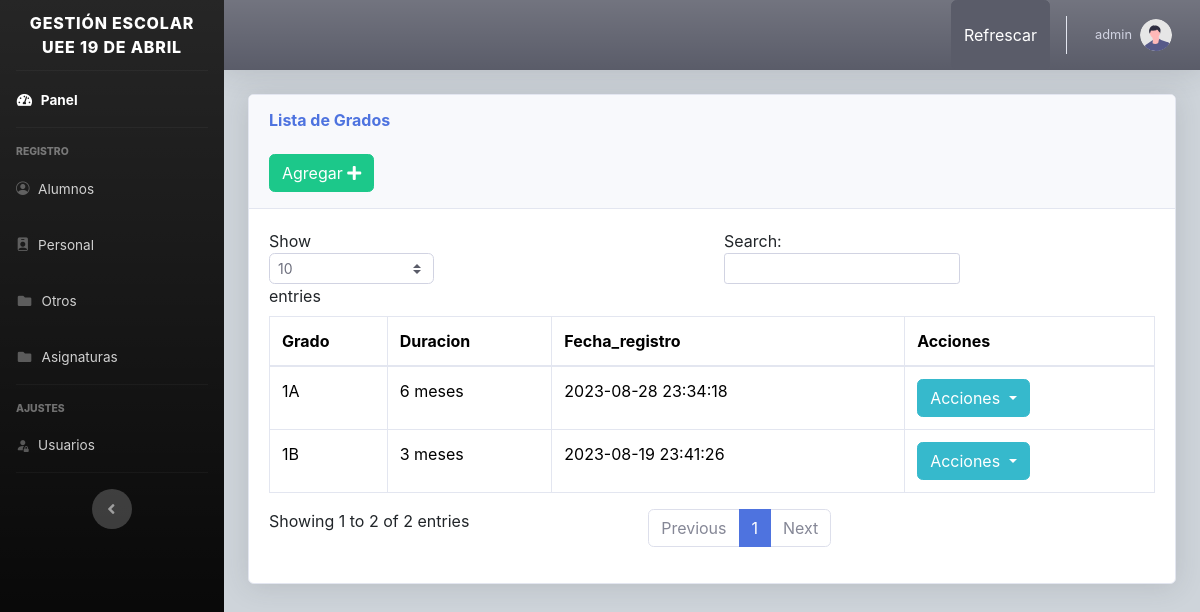
/views/grados.php (signed in), run on the app's committed database.
### tables this page shows
CREATE TABLE `grados` (
  `id` int(11) NOT NULL,
  `descripcion` varchar(150) NOT NULL,
  `duracion` varchar(50) NOT NULL,
  `fecha` timestamp NOT NULL DEFAULT CURRENT_TIMESTAMP ON UPDATE CURRENT_TIMESTAMP
);

### views/grados.php (the view, shortened to what this page needs)
<?php include "../includes/header.php"; ?>
<body id="page-top">
    <div class="container-fluid">
        <div class="card shadow mb-4">
            <div class="card-header py-3">
                <h6 class="m-0 font-weight-bold text-primary">Lista de Grados</h6>
                <?php if ($_SESSION["type"] != 3) { ?>
                    <br>
                    <button type="button" class="btn btn-success" data-bs-toggle="modal" data-bs-target="#grado">
                    <span class="glyphicon glyphicon-plus"></span> Agregar <i class="fa fa-plus"></i> </a></button>
                <?php }
                ?>
            </div>
            <div class="card-body">
                <div class="table-responsive">
                    <table class="table table-bordered" id="dataTable" width="100%" cellspacing="0">
                        <thead>
                            <tr>
                                <th>Grado</th>
                                <th>Duracion</th>
                                <th>Fecha_registro</th>
                                <th>Acciones</th>
                            </tr>
                        </thead>
                        <tbody>
                            <?php
                            require_once("../includes/db.php");
                            $result = mysqli_query($conexion, "SELECT * FROM grados ");
                            while ($fila = mysqli_fetch_assoc($result)) :
                            ?>
                                <tr>
                                    <td><?php echo $fila['descripcion']; ?></td>
                                    <td><?php echo $fila['duracion']; ?></td>
                                    <td><?php echo $fila['fecha']; ?></td>
                                    <td>
                                        <?php if ($_SESSION["type"] != 3) { ?>
                                        <div class="dropdown">
                                            <button class="btn btn-info dropdown-toggle" type="button" data-bs-toggle="dropdown" aria-expanded="false">
                                                Acciones
                                            </button>
                                        </div>
                                        <?php }
                                        ?>
                                    </td>
                                </tr>
                            <?php endwhile; ?>
                        </tbody>
                    </table>
                </div>
            </div>
        </div>
    </div>
    </div>
    </div>
    </div>
</body>
<?php include "../includes/footer.php"; ?>
</html>

### data on the page
grados: descripcion "1A", duracion "6 meses", fecha "2023-08-28 23:34:18"
grados: descripcion "1B", duracion "3 meses", fecha "2023-08-19 23:41:26"

### other printed values
$_SESSION['usuario'] "admin"
